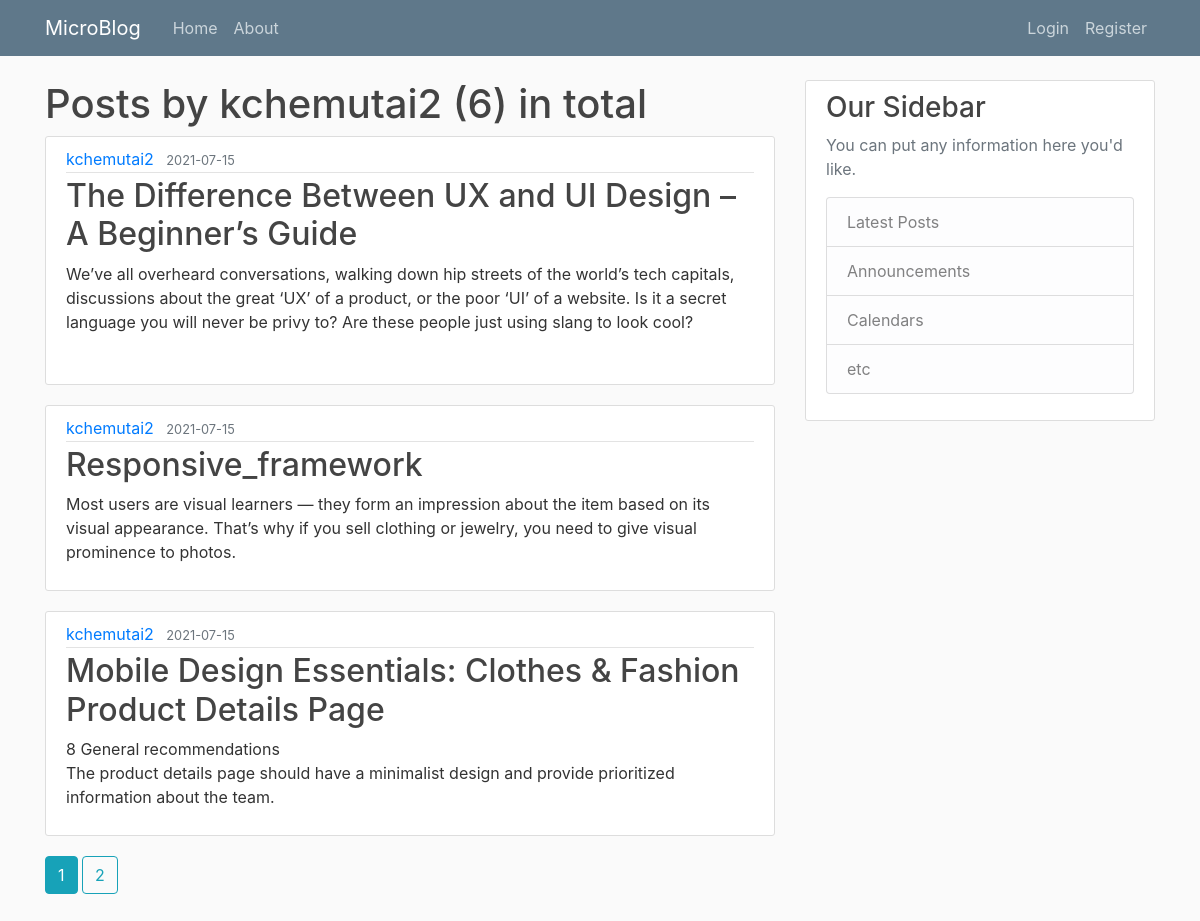
Screenshot of /user/kchemutai2 with the database file from the repository.
### microblog/models.py (models this page shows, shortened)
class User(db.Model, UserMixin):
    id = db.Column(db.Integer, primary_key=True)
    username = db.Column(db.String(30), unique=True, nullable=False)
    email = db.Column(db.String(120), unique=True, nullable=False)
    password = db.Column(db.String(60), nullable=False)
    image_file = db.Column(db.String(20), nullable=False,
                           default='default.jpg')
    posts = db.relationship('Post', backref='author', lazy=True)

class Post(db.Model):
    id = db.Column(db.Integer, primary_key=True)
    title = db.Column(db.String(60), nullable=False)
    content = db.Column(db.Text, nullable=False)
    date_posted = db.Column(db.DateTime, nullable=False,
                            default=datetime.utcnow)
    user_id = db.Column(db.Integer, db.ForeignKey('user.id'), nullable=False)

### microblog/users/routes.py (the view)
@users_bp.route("/user/<string:username>")
def user_posts(username):
    page = request.args.get('page', 1, type=int)
    user = User.query.filter_by(username=username).first_or_404()
    posts = Post.query.filter_by(author=user) .order_by(
        Post.date_posted.desc()).paginate(page=page, per_page=3)
    return render_template('user_posts.html', posts=posts, user=user)

### microblog/templates/user_posts.html
{% extends "layout.html" %}
{% block content %}
<h1>Posts by {{user.username}} ({{posts.total}}) in total</h1>
{% for post in posts.items %}
<article class="media content-section">
    <div class="media-body">
        <div class="article-metadata">
            <a class="mr-2" href="{{ url_for('users_bp.user_posts', username=post.author.username) }}">{{ post.author.username
                }}</a>
            <small class="text-muted">{{ post.date_posted.strftime('%Y-%m-%d') }}</small>
        </div>
        <h2><a class="article-title" href="{{ url_for('posts_bp.view_post', post_id=post.id) }}">{{ post.title }}</a></h2>
        <p class="article-content">{{ post.content }}</p>
    </div>
</article>
{% endfor %}
{% for page_num in posts.iter_pages(left_edge=1, right_edge=1, left_current=1, right_current=2) %}
{% if page_num %}
{% if posts.page == page_num %}
<a class="btn btn-info mb-5"
    href="{{ url_for('users_bp.user_posts', page=page_num, username=user.username) }}">{{page_num}}</a>
{% else %}
<a class="btn btn-outline-info mb-5"
    href="{{ url_for('users_bp.user_posts', page=page_num, username=user.username) }}">{{page_num}}</a>
{% endif %}
{% else %}
...
{% endif %}
{% endfor %}
{% endblock content %}

### microblog/static/main.css (style rules this page uses)
body { background: #fafafa; color: #333333; margin-top: 5rem; }
h1, h2, h3, h4, h5, h6 { color: #444444; }
.content-section { background: #ffffff; padding: 10px 20px; border: 1px solid #dddddd; border-radius: 3px; margin-bottom: 20px; }
.article-title { color: #444444; }
.article-content { white-space: pre-line; }
.article-metadata { padding-bottom: 1px; margin-bottom: 4px; border-bottom: 1px solid #e3e3e3 }

### rows the page displays
User: username "kchemutai2"
Post: author.username "kchemutai2", date_posted "2021-07-15", title "The Difference Between UX and UI Design – A Beginner’s Guide", content "We’ve all overheard conversations, walking down hip streets of the world’s tech capitals, discussions about the great ‘UX’ of a product, or the poor ‘UI’ of a website. Is it a secret language you will never be privy to? Are these people just using slang to look cool?"
Post: author.username "kchemutai2", date_posted "2021-07-15", title "Responsive_framework", content "Most users are visual learners — they form an impression about the item based on its visual appearance. That’s why if you sell clothing or jewelry, you need to give visual prominence to photos."
Post: author.username "kchemutai2", date_posted "2021-07-15", title "Mobile Design Essentials: Clothes & Fashion Product Details Page", content "8 General recommendations The product details page should have a minimalist design and provide prioritized information about the team."

### other values shown
{{ posts.total }} "6"
{{ page_num }} "1"
{{ page_num }} "2"
